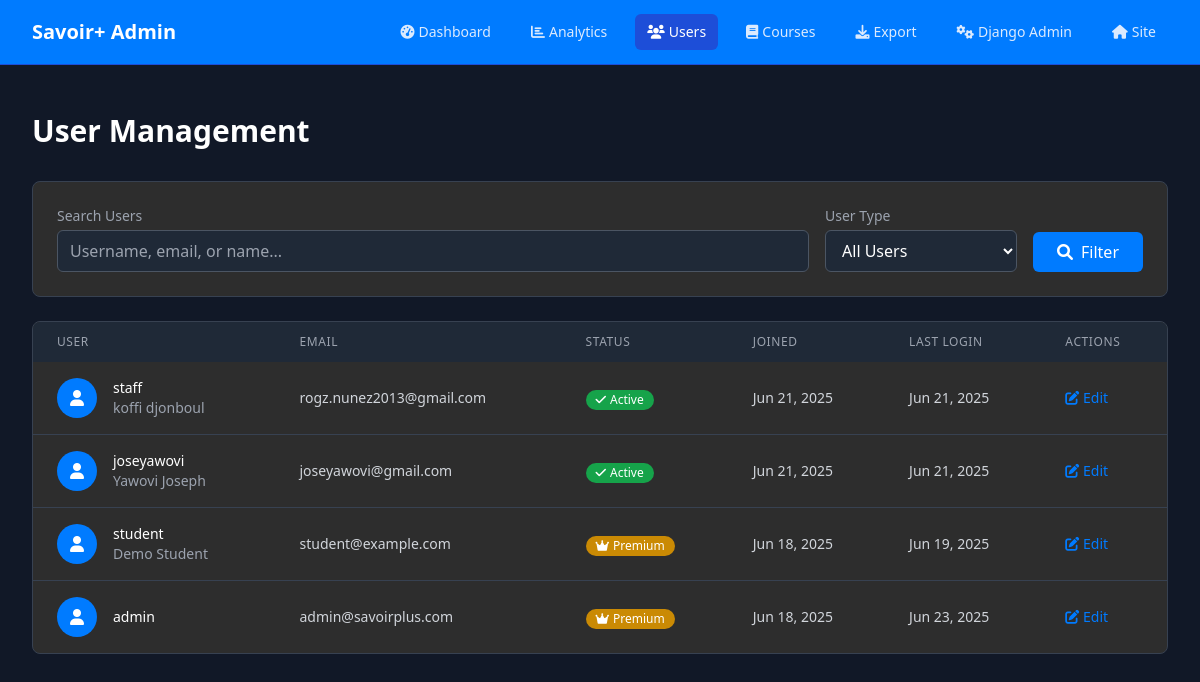
Page /manage/users/ (signed in) on the committed database.
### lms/models.py (models this page shows, shortened)
class User(AbstractUser):
    is_paid_user = models.BooleanField(default=False, verbose_name=_('Is Paid User'))
    trial_start_date = models.DateTimeField(auto_now_add=True, verbose_name=_('Trial Start Date'))
    trial_end_date = models.DateTimeField(blank=True, null=True, verbose_name=_('Trial End Date'))
    def save(self, *args, **kwargs):
        if not self.trial_start_date:
            from django.utils import timezone
            self.trial_start_date = timezone.now()
        if not self.trial_end_date and self.trial_start_date:
            self.trial_end_date = self.trial_start_date + timedelta(days=15)
        super().save(*args, **kwargs)

### lms/views.py (the view, shortened to what this page needs)
# urls.py: path('manage/users/', views.admin_user_management, name='admin_user_management'),
@staff_member_required
def admin_user_management(request):
    users = User.objects.all().order_by('-date_joined')
    search_query = request.GET.get('search', '')
    paginator = Paginator(users, 25)
    page_number = request.GET.get('page')
    users = paginator.get_page(page_number)
    context = {
        'users': users,
        'search_query': search_query,
        'total_users': User.objects.count(),
        'active_users': User.objects.filter(is_active=True).count(),
        'paid_users': User.objects.filter(is_paid_user=True).count(),
    }
    return render(request, 'admin/user_management.html', context)

### templates/admin/user_management.html (shortened to what this page needs)
<!DOCTYPE html>
<html lang="en">
<head>
    <script src="https://cdn.tailwindcss.com"></script>
    <link rel="stylesheet" href="https://cdnjs.cloudflare.com/ajax/libs/font-awesome/6.0.0/css/all.min.css">
</head>
<body class="bg-gray-900 text-white">
    <nav class="bg-primary border-b border-blue-700">
        <div class="max-w-7xl mx-auto px-4 sm:px-6 lg:px-8">
            <div class="flex justify-between h-16">
                <div class="flex items-center">
                    <h1 class="text-xl font-bold text-white">Savoir+ Admin</h1>
                </div>
                <div class="flex items-center space-x-4">
                    <a href="/manage/" class="px-3 py-2 rounded-md text-sm font-medium text-blue-100 hover:bg-blue-700">
                        <i class="fas fa-tachometer-alt mr-1"></i>Dashboard
                    </a>
                    <a href="/manage/analytics/" class="px-3 py-2 rounded-md text-sm font-medium text-blue-100 hover:bg-blue-700">
                        <i class="fas fa-chart-bar mr-1"></i>Analytics
                    </a>
                    <a href="/manage/users/" class="px-3 py-2 rounded-md text-sm font-medium bg-blue-700 text-white">
                        <i class="fas fa-users mr-1"></i>Users
                    </a>
                    <a href="/manage/courses/" class="px-3 py-2 rounded-md text-sm font-medium text-blue-100 hover:bg-blue-700">
                        <i class="fas fa-book mr-1"></i>Courses
                    </a>
                    <a href="/manage/export/" class="px-3 py-2 rounded-md text-sm font-medium text-blue-100 hover:bg-blue-700">
                        <i class="fas fa-download mr-1"></i>Export
                    </a>
                    <a href="/admin/" class="px-3 py-2 rounded-md text-sm font-medium text-blue-100 hover:bg-blue-700">
                        <i class="fas fa-cogs mr-1"></i>Django Admin
                    </a>
                    <a href="/" class="px-3 py-2 rounded-md text-sm font-medium text-blue-100 hover:bg-blue-700">
                        <i class="fas fa-home mr-1"></i>Site
                    </a>
                </div>
            </div>
        </div>
    </nav>
    <div class="max-w-7xl mx-auto py-6 sm:px-6 lg:px-8">
        <div class="px-4 py-6 sm:px-0">
            <h1 class="text-3xl font-bold text-white mb-8">User Management</h1>
            <div class="bg-dark-card rounded-lg p-6 border border-gray-700 mb-6">
                <form method="get" class="flex flex-wrap gap-4">
                    <div class="flex-1 min-w-64">
                        <label class="block text-sm font-medium text-gray-400 mb-1">Search Users</label>
                        <input type="text" name="search" value="{{ search }}"
                               placeholder="Username, email, or name..."
                               class="w-full px-3 py-2 bg-gray-800 border border-gray-600 rounded-md text-white focus:outline-none focus:ring-2 focus:ring-primary">
                    </div>
                    <div class="min-w-48">
                        <label class="block text-sm font-medium text-gray-400 mb-1">User Type</label>
                        <select name="type" class="w-full px-3 py-2 bg-gray-800 border border-gray-600 rounded-md text-white focus:outline-none focus:ring-2 focus:ring-primary">
                            <option value="all" {% if user_type == 'all' %}selected{% endif %}>All Users</option>
                        </select>
                    </div>
                    <div class="flex items-end">
                        <button type="submit" class="px-6 py-2 bg-primary text-white rounded-md hover:bg-blue-600 focus:outline-none focus:ring-2 focus:ring-primary">
                            <i class="fas fa-search mr-2"></i>Filter
                        </button>
                    </div>
                </form>
            </div>
            <div class="bg-dark-card rounded-lg border border-gray-700 overflow-hidden">
                <div class="overflow-x-auto">
                    <table class="w-full">
                        <thead class="bg-gray-800">
                            <tr>
                                <th class="px-6 py-3 text-left text-xs font-medium text-gray-400 uppercase tracking-wider">User</th>
                                <th class="px-6 py-3 text-left text-xs font-medium text-gray-400 uppercase tracking-wider">Email</th>
                                <th class="px-6 py-3 text-left text-xs font-medium text-gray-400 uppercase tracking-wider">Status</th>
                                <th class="px-6 py-3 text-left text-xs font-medium text-gray-400 uppercase tracking-wider">Joined</th>
                                <th class="px-6 py-3 text-left text-xs font-medium text-gray-400 uppercase tracking-wider">Last Login</th>
                                <th class="px-6 py-3 text-left text-xs font-medium text-gray-400 uppercase tracking-wider">Actions</th>
                            </tr>
                        </thead>
                        <tbody class="divide-y divide-gray-700">
                            {% for user in users %}
                            <tr class="hover:bg-gray-800">
                                <td class="px-6 py-4 whitespace-nowrap">
                                    <div class="flex items-center">
                                        <div class="w-10 h-10 bg-primary rounded-full flex items-center justify-center">
                                            <i class="fas fa-user text-white"></i>
                                        </div>
                                        <div class="ml-4">
                                            <div class="text-sm font-medium text-white">{{ user.username }}</div>
                                            <div class="text-sm text-gray-400">{{ user.first_name }} {{ user.last_name }}</div>
                                        </div>
                                    </div>
                                </td>
                                <td class="px-6 py-4 whitespace-nowrap text-sm text-gray-300">{{ user.email }}</td>
                                <td class="px-6 py-4 whitespace-nowrap">
                                    {% if user.is_paid_user %}
                                    <span class="inline-flex items-center px-2.5 py-0.5 rounded-full text-xs font-medium bg-yellow-600 text-white">
                                        <i class="fas fa-crown mr-1"></i>Premium
                                    </span>
                                    {% elif user.is_active %}
                                    <span class="inline-flex items-center px-2.5 py-0.5 rounded-full text-xs font-medium bg-green-600 text-white">
                                        <i class="fas fa-check mr-1"></i>Active
                                    </span>
                                    {% else %}
                                    <span class="inline-flex items-center px-2.5 py-0.5 rounded-full text-xs font-medium bg-red-600 text-white">
                                        <i class="fas fa-times mr-1"></i>Inactive
                                    </span>
                                    {% endif %}
                                </td>
                                <td class="px-6 py-4 whitespace-nowrap text-sm text-gray-300">{{ user.date_joined|date:"M d, Y" }}</td>
                                <td class="px-6 py-4 whitespace-nowrap text-sm text-gray-300">
                                    {% if user.last_login %}
                                        {{ user.last_login|date:"M d, Y" }}
                                    {% else %}
                                        Never
                                    {% endif %}
                                </td>
                                <td class="px-6 py-4 whitespace-nowrap text-sm font-medium">
                                    <a href="/admin/lms/user/{{ user.id }}/change/" class="text-primary hover:text-blue-400 mr-3">
                                        <i class="fas fa-edit"></i> Edit
                                    </a>
                                </td>
                            </tr>
                            {% empty %}
                            <tr>
                                <td colspan="6" class="px-6 py-4 text-center text-gray-400">No users found</td>
                            </tr>
                            {% endfor %}
                        </tbody>
                    </table>
                </div>
            </div>
        </div>
    </div>
</body>
</html>

### rows in the picture
User: username "staff", first_name "koffi", last_name "djonboul", email "rogz.nunez2013@gmail.com", is_paid_user False (drawn), date_joined "Jun 21, 2025", last_login "Jun 21, 2025"
User: username "joseyawovi", first_name "Yawovi", last_name "Joseph", email "joseyawovi@gmail.com", is_paid_user False (drawn), date_joined "Jun 21, 2025", last_login "Jun 21, 2025"
User: username "student", first_name "Demo", last_name "Student", email "student@example.com", is_paid_user True (drawn), date_joined "Jun 18, 2025", last_login "Jun 19, 2025"
User: username "admin", email "admin@savoirplus.com", is_paid_user True (drawn), date_joined "Jun 18, 2025", last_login "Jun 23, 2025"
